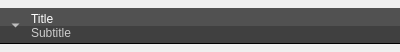
<?xml version="1.0" encoding="UTF-8"?>
<ui version="4.0">
 <class>AMDataViewSection</class>
 <widget class="QWidget" name="AMDataViewSection">
  <property name="geometry">
   <rect>
    <x>0</x>
    <y>0</y>
    <width>400</width>
    <height>52</height>
   </rect>
  </property>
  <property name="sizePolicy">
   <sizepolicy hsizetype="Preferred" vsizetype="Fixed">
    <horstretch>0</horstretch>
    <verstretch>0</verstretch>
   </sizepolicy>
  </property>
  <property name="windowTitle">
   <string>Form</string>
  </property>
  <layout class="QVBoxLayout" name="vlayout_">
   <property name="spacing">
    <number>0</number>
   </property>
   <property name="margin">
    <number>0</number>
   </property>
   <item>
    <widget class="QFrame" name="headerFrame_">
     <property name="sizePolicy">
      <sizepolicy hsizetype="Preferred" vsizetype="Fixed">
       <horstretch>0</horstretch>
       <verstretch>0</verstretch>
      </sizepolicy>
     </property>
     <property name="styleSheet">
      <string notr="true">QFrame#headerFrame_ {
background-color: qlineargradient(spread:pad, x1:0, y1:0, x2:0, y2:1, stop:0 rgba(81, 81, 81, 255), stop:0.494444 rgba(81, 81, 81, 255), stop:0.5 rgba(64, 64, 64, 255), stop:1 rgba(64, 64, 64, 255));
border-bottom: 1px solid black;
}</string>
     </property>
     <property name="frameShape">
      <enum>QFrame::NoFrame</enum>
     </property>
     <property name="frameShadow">
      <enum>QFrame::Plain</enum>
     </property>
     <property name="lineWidth">
      <number>0</number>
     </property>
     <layout class="QHBoxLayout" name="horizontalLayout">
      <property name="leftMargin">
       <number>6</number>
      </property>
      <property name="topMargin">
       <number>4</number>
      </property>
      <property name="bottomMargin">
       <number>4</number>
      </property>
      <item>
       <widget class="QToolButton" name="expandButton_">
        <property name="styleSheet">
         <string notr="true">QToolButton {
border: none;
background-color: rgba(255, 255, 255, 0);
color: white;
}
QToolButton::down-arrow {
	image: url(:/go-down.png);
}
QToolButton::right-arrow {
	image: url(:/go-next.png);
}
</string>
        </property>
        <property name="text">
         <string>...</string>
        </property>
        <property name="checkable">
         <bool>true</bool>
        </property>
        <property name="checked">
         <bool>true</bool>
        </property>
        <property name="arrowType">
         <enum>Qt::DownArrow</enum>
        </property>
       </widget>
      </item>
      <item>
       <layout class="QVBoxLayout" name="titleLayout">
        <property name="spacing">
         <number>0</number>
        </property>
        <item>
         <widget class="QLabel" name="titleLabel_">
          <property name="styleSheet">
           <string notr="true">color: white;
font: 20pt &quot;Lucida Grande&quot;</string>
          </property>
          <property name="text">
           <string>Title</string>
          </property>
         </widget>
        </item>
        <item>
         <widget class="QLabel" name="subtitleLabel_">
          <property name="styleSheet">
           <string notr="true">color: rgb(204, 204, 204);
font: 12pt &quot;Lucida Grande&quot;</string>
          </property>
          <property name="text">
           <string>Subtitle</string>
          </property>
         </widget>
        </item>
       </layout>
      </item>
      <item>
       <spacer name="horizontalSpacer">
        <property name="orientation">
         <enum>Qt::Horizontal</enum>
        </property>
        <property name="sizeHint" stdset="0">
         <size>
          <width>288</width>
          <height>4</height>
         </size>
        </property>
       </spacer>
      </item>
     </layout>
    </widget>
   </item>
  </layout>
 </widget>
 <resources/>
 <connections/>
</ui>
